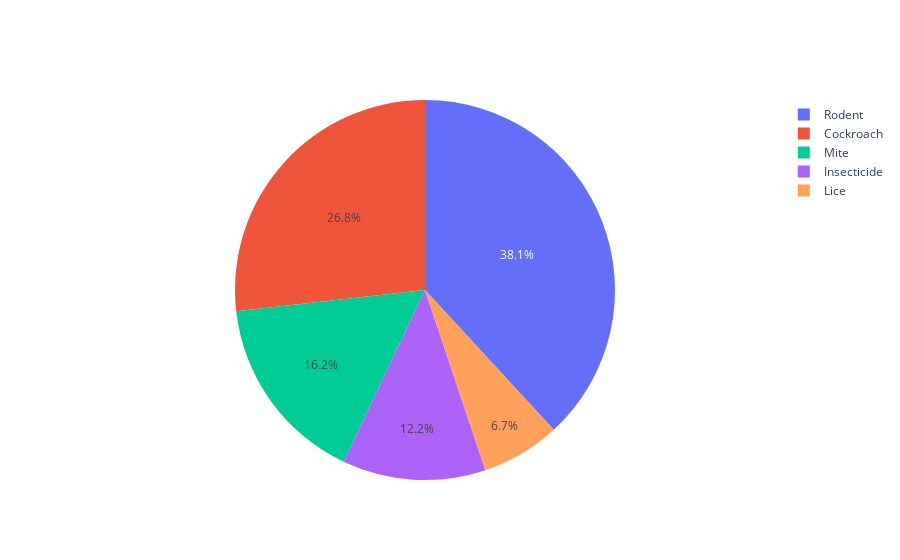

Write notebook code for a chart like this one.
### Code cell
import plotly.graph_objects as go 

fig = go.Figure(data=[go.Pie(labels=bycategory.index,values=bycategory.values)])
fig.show()

### Figure 1 — Plotly figure (JSON) as saved in the notebook; plotly's stock layout.template omitted (floating-point values rounded to 4 significant figures)
{"data": [{"labels": ["Cockroach", "Insecticide", "Lice", "Mite", "Rodent"], "type": "pie", "values": [18040000.0, 8208000.0, 4513000.0, 10890000.0, 25690000.0]}], "layout": {}}
